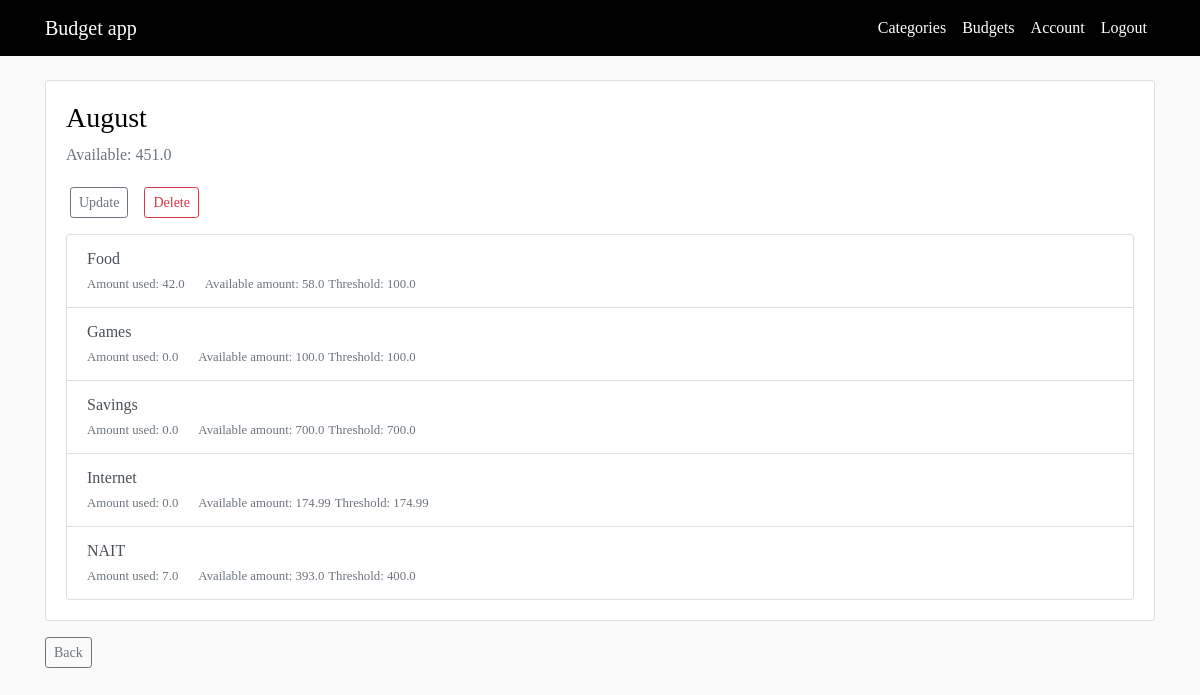
/budget/2 (signed in), run on the app's committed database.
### budget_app/models.py (models this page shows, shortened)
class Budget(db.Model):
    id  = db.Column(db.Integer,primary_key=True)
    name = db.Column(db.String)
    inicial_amount = db.Column(db.Float)
    saving_amount = db.Column(db.Float,nullable=True,default=0)
    available_amount = db.Column(db.Float,nullable=True,default=0)
    user_id = db.Column(db.Integer,db.ForeignKey('user.id'),nullable=False)

class Category(db.Model):
    id = db.Column(db.Integer,primary_key=True)
    name = db.Column(db.String(45),nullable=False,unique=True)
    description = db.Column(db.String(45),nullable=True)
    budgets = db.relationship('Budget_category',backref='category',lazy=True)

class Budget_category(db.Model):
    id  = db.Column(db.Integer,primary_key=True)
    threshold = db.Column(db.Float,nullable=False)
    used_amount = db.Column(db.Float,nullable=True,default=0)
    available_amount = db.Column(db.Float,nullable=True,default=0)
    budget_id = db.Column(db.Integer,db.ForeignKey('budget.id'),nullable=False)
    category_id = db.Column(db.Integer,db.ForeignKey('category.id'),nullable=False)
    budgets = db.relationship('Budget',backref='categories',lazy=True)

### budget_app/routes.py (the view)
@app.route('/budget/<budget_id>',methods=['GET','POST'])
@login_required
def budget(budget_id):
    budget = Budget.query.get_or_404(budget_id)
    categories = []
    for c in budget.categories:
        category_db = Category.query.filter_by(id=c.category.id).first()
        name = category_db.name
        category = {
            'id':c.id,
            'name':name,
            'used_amount':c.used_amount,
            'threshold':c.threshold,
            'available_amount':c.available_amount,
        }
        categories.append(category)
    return render_template('budget.html',budget=budget, title=budget.name,categories=categories)

### budget_app/models.py (called while the page is built)
@login_manager.user_loader
def load_user(user_id):
    return User.query.get(int(user_id))

### budget_app/templates/budget.html (shortened to what this page needs)
{% extends "layout.html" %}
{% block content %}
<div class="card">
    <div class="card-body">
        <h3>{{ budget.name }}</h3>
        <p class="text-muted"> Available: {{ (budget.available_amount | round(2)) }}</p>
        <a class="btn btn-outline-secondary btn-sm m-1 mr-2 mb-3"
            href="{{ url_for('update_budget',budget_id=budget.id)}}">Update</a>
        <button type="button" class="btn btn-outline-danger btn-sm m-1 mb-3" data-toggle="modal" data-target="#deleteModal" >Delete</button>
        <div class="list-group">
            {% for category in categories %}
            <a href="{{ url_for('update_budget_category',budget_id=budget.id,category_id=category.id) }}" class="list-group-item list-group-item-action">
                <div>
                    {{ category.name }}
                </div>
                <small class="text-muted mr-3"> Amount used: {{category.used_amount | round(2)}}</small>
                <small class="text-muted"> Available amount: {{category.available_amount | round(2)}}</small>
                <small class="text-muted"> Threshold: {{category.threshold}}</small>
            </a>
            {% endfor %}
        </div>
    </div>
</div>
<a class="btn btn-sm btn-outline-secondary mt-3 mb-2" href="{{ url_for('budgets')}}">Back</a>
{% endblock %}

### budget_app/static/main.css (style rules this page uses)
body { background: #fafafa; color: #333333; margin-top: 5rem; font-family: Prata; }
h1, h2, h3, h4, h5, h6 { color: #000000; }

### data on the page
Budget: name "August", available_amount "451.0"
Category: name "Food"
Budget_category: used_amount "42.0", available_amount "58.0", threshold "100.0"
Category: name "Games"
Budget_category: used_amount "0.0", available_amount "100.0", threshold "100.0"
Category: name "Savings"
Budget_category: used_amount "0.0", available_amount "700.0", threshold "700.0"
Category: name "Internet"
Budget_category: used_amount "0.0", available_amount "174.99", threshold "174.99"
Category: name "NAIT"
Budget_category: used_amount "7.0", available_amount "393.0", threshold "400.0"
